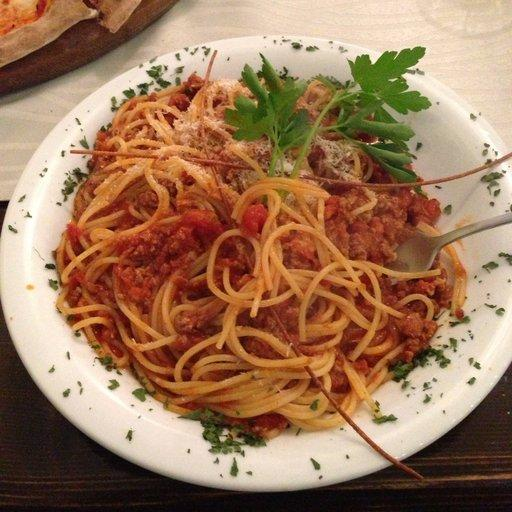
#> input picture images/sample.jpg, 512 x 512 px
$ python -i image_processing.py   (imports and definitions only)
#> lines starting #> are read from the running program, lines starting #| are printed output that depends on the picture; after the words box and inside, x2 and y2 are one past the last pixel; in counts of white or black regions, pixels touching at a corner belong together
#> further down, picture is the input picture: shape (512, 512, 3); mean B, G, R 90.3, 119.3, 157.2
import cv2
import numpy as np
from pathlib import Path


def resize_image(image, width=224, height=224):
    # AI 모델 입력 크기에 맞도록 이미지 크기를 조정한다.
    # 기본 크기는 224×224이며, 필요하면 width와 height를 변경할 수 있다.
#> called with width = 224, height = 224
    return cv2.resize(image, (width, height))


# [10 lines left out: functions convert_to_grayscale, normalize_image, not called in this run]


def apply_blur(image, kernel_size=(5, 5)):
    # Gaussian Blur를 적용하여 이미지의 노이즈를 줄인다.
    return cv2.GaussianBlur(image, kernel_size, 0)


# [29 lines left out: functions flip_image, rotate_image, change_color, is_dark_image, not called in this run]


def detect_red_color(image, output_dir):
    # 이미지에서 빨간색 영역을 검출하여 결과 이미지를 저장한다.

    # AI 모델 입력 크기에 맞게 이미지 크기를 조정한다.
    image = resize_image(image)

    # OpenCV는 기본적으로 BGR 색상 공간을 사용하지만,
    # 색상을 기준으로 객체를 검출할 때는 HSV가 더 안정적이므로 변환한다.
    # 색(H), 채도(S), 명도(V)로 구성된다.
    hsv = cv2.cvtColor(image, cv2.COLOR_BGR2HSV)
#> hsv: shape (224, 224, 3); mean H, S, V 18.2, 125.4, 157.9

    # 빨간색은 HSV 색상환의 시작(0°)과 끝(180°)에 걸쳐 존재하기 때문에
    # 하나의 범위만으로는 모든 빨간색을 검출할 수 없다.
    lower_red1 = np.array([0, 120, 70])
    upper_red1 = np.array([10, 255, 255])

    lower_red2 = np.array([170, 120, 70])
    upper_red2 = np.array([180, 255, 255])

    # 두 개의 빨간색 범위에 대해 각각 마스크를 생성한다.
    mask1 = cv2.inRange(hsv, lower_red1, upper_red1)
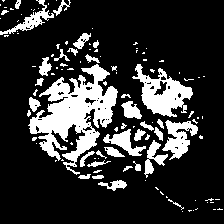
#> mask1: shape (224, 224); 19.9% white; 114 white regions (80 under 20 px), largest, box (x1, y1, x2, y2) and area: (28, 64, 118, 175) 4204, (132, 64, 193, 117) 1471, (162, 120, 198, 160) 722
    mask2 = cv2.inRange(hsv, lower_red2, upper_red2)
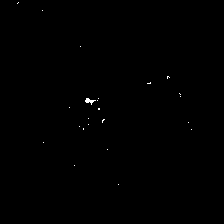
#> mask2: shape (224, 224); 0.15% white in thin lines or dots, all inside (x1, y1, x2, y2) = (17, 2, 192, 185)

    # 두 마스크를 합쳐 모든 빨간색 영역을 하나의 마스크로 만든다.
    mask = mask1 + mask2
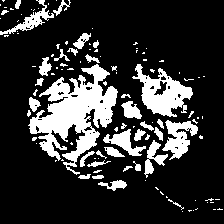
#> mask: shape (224, 224); 20% white; 114 white regions (80 under 20 px), largest, box (x1, y1, x2, y2) and area: (28, 64, 118, 175) 4259, (132, 64, 193, 117) 1484, (162, 120, 198, 160) 724

    # 마스크를 이용해 빨간색 영역만 남기고 나머지 색상은 제거한다.
    result = cv2.bitwise_and(image, image, mask=mask)
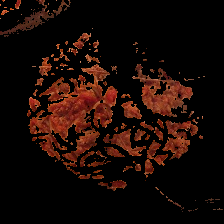
#> result: shape (224, 224, 3); mean of channels 0, 1, 2 5.6, 10.2, 25.6; drawn as B, G, R

    # 현재 처리 중인 이미지의 결과 폴더에 저장하여
    # 여러 장의 이미지를 각각 관리할 수 있도록 한다.
    cv2.imwrite(
#> (the run stopped early here; a loop or call above may not have finished)
